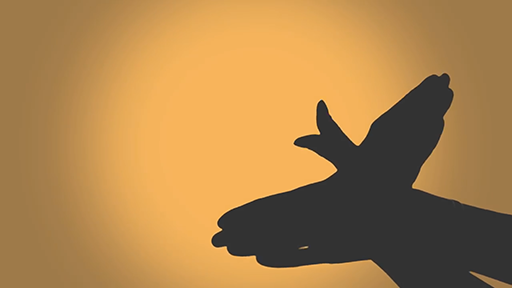
#> input picture data/camera-input/sprite1/0.png, 512 x 288 px; its folder holds only this picture in this run
$ python processshadow.py
#> lines starting #> are read from the running program, lines starting #| are printed output that depends on the picture; after the words box and inside, x2 and y2 are one past the last pixel; in counts of white or black regions, pixels touching at a corner belong together
import cv2;
import os;
import numpy as np;


def make_sprite_sheet(input_folder, output_folder, color):
    i = 0
    if not os.path.exists(input_folder):
        print("Error: Input folder does not exist.")
    elif not os.path.exists(output_folder):
        os.makedirs(output_folder)
    num_images = len([name for name in os.listdir(input_folder) if os.path.isfile(input_folder + "/" + name)])
    while (i < num_images):
        input_name = input_folder + "/" + str(i) + ".png"
##        print("input path:" + input_name)
        output_name = output_folder + "/" + str(i) + ".png"
        process_individual_shadow(input_name, output_name, color)
        i += 1


# The following code reads in a shadow image, converts it into a binary
# image and floodfills it based on a specified color.
# input_path: where the input image is stored
# output_path: where the output image is stored

def process_individual_shadow(input_path, output_path, color):

    # Read image
#> called with input_path = 'sprite1/0.png', output_path = 'sprite1_output/0.png'
    im_in = cv2.imread(input_path, cv2.IMREAD_GRAYSCALE);
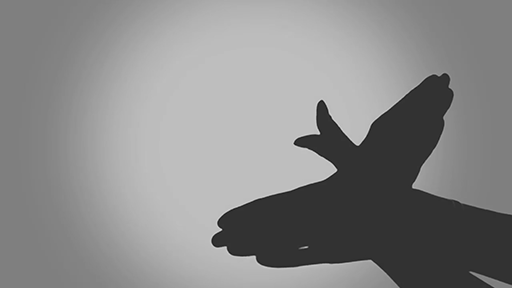
#> im_in: shape (288, 512); min 19, max 220, mean 136.5
    small = cv2.resize(im_in, (0,0), fx=0.5, fy=0.5)

    # Remove mesh effect if any.
    #blur = cv2.bilateralFilter(im_in,9,75,75)
    #cv2.imshow("Test on blur", blur)

    # Threshold.
    # Set values equal to or above 220 to 0.
    # Set values below 220 to 255.

    th, im_th = cv2.threshold(small, 40, 255, cv2.THRESH_BINARY_INV);
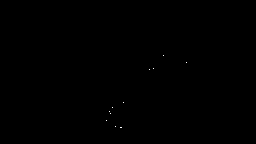
#> im_th: shape (144, 256); 0.03% white in thin lines or dots, all inside (x1, y1, x2, y2) = (106, 55, 187, 128)

    # Copy the thresholded image.
    im_floodfill = im_th.copy()

    # Mask used to flood filling.
    # Notice the size needs to be 2 pixels than the image.
    h, w = im_th.shape[:2]
#> h = 144; w = 256
    mask = np.zeros((h+2, w+2), np.uint8)

    # Floodfill from point (0, 0)
    cv2.floodFill(im_floodfill, mask, (0,0), 255);
#> im_floodfill: shape (144, 256); every value is 255

    # Invert floodfilled image
    im_floodfill_inv = cv2.bitwise_not(im_floodfill)
#> im_floodfill_inv: shape (144, 256); every value is 0

    # Combine the two images to get the foreground.
    im_foreground = im_th | im_floodfill_inv

    # Invert foreground to get colored sprite and white background
    im_foreground_inv = cv2.bitwise_not(im_foreground)

    # Convert from black on white to specific color
    im_floodfill_inv_color_mod = im_floodfill_inv.copy()

    # Display images.
    cv2.imshow("Thresholded Image", im_th)
    #cv2.imshow("Foreground", im_foreground)
    #cv2.imshow("Inverted Foreground", im_foreground_inv)
    cv2.imwrite("final_shadow.png", im_foreground_inv)
    im = cv2.imread('final_shadow.png')
    #im = cv2.cvtColor(im, cv2.COLOR_BGR2RGBA)
    #print("im.shape: ", im.shape)
    im[np.where((im == [0,0,0]).all(axis = 2))] = color
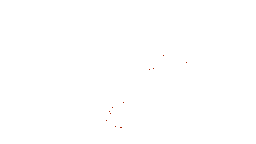
#> im: shape (144, 256, 3); mean B, G, R 254.9, 254.9, 255

    #bg_color = im[0][0]
    #im[np.all(im == bg_color, axis=2)] = [0, 0, 0]
    #print("bg_color: ", bg_color)
    #cv2.imshow("Transparency", im)
    cv2.imwrite(output_path, im)
##    cv2.waitKey(0)
    cv2.imshow("Colored sprite", im)
##    cv2.waitKey(0)

def main():
    input_dir =  r"sprite1"
    output_dir = r"sprite1_output"
    make_sprite_sheet(input_dir, output_dir, [0, 33, 166])
    #print("call the function make_sprite_sheet like this: make_sprite_sheet(input_folder, output_folder, color, num_input_images)")


if __name__ == '__main__':
    main()
